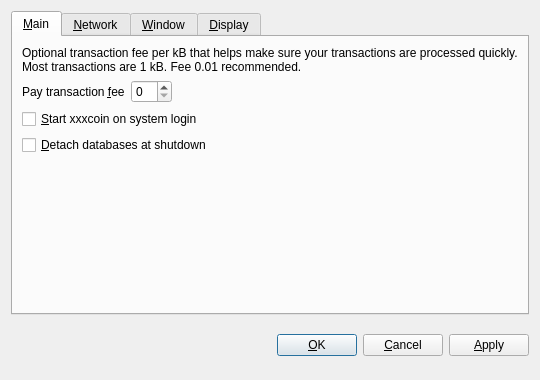
<?xml version="1.0" encoding="UTF-8"?>
<ui version="4.0">
 <class>OptionsDialog</class>
 <widget class="QDialog" name="OptionsDialog">
  <property name="geometry">
   <rect>
    <x>0</x>
    <y>0</y>
    <width>540</width>
    <height>380</height>
   </rect>
  </property>
  <property name="windowTitle">
   <string>Options</string>
  </property>
  <property name="modal">
   <bool>true</bool>
  </property>
  <layout class="QVBoxLayout" name="verticalLayout">
   <item>
    <widget class="QTabWidget" name="tabWidget">
     <property name="tabPosition">
      <enum>QTabWidget::North</enum>
     </property>
     <property name="currentIndex">
      <number>0</number>
     </property>
     <widget class="QWidget" name="tabMain">
      <attribute name="title">
       <string>&amp;Main</string>
      </attribute>
      <layout class="QVBoxLayout" name="verticalLayout_Main">
       <item>
        <widget class="QLabel" name="transactionFeeInfoLabel">
         <property name="text">
          <string>Optional transaction fee per kB that helps make sure your transactions are processed quickly. Most transactions are 1 kB. Fee 0.01 recommended.</string>
         </property>
         <property name="textFormat">
          <enum>Qt::PlainText</enum>
         </property>
         <property name="wordWrap">
          <bool>true</bool>
         </property>
        </widget>
       </item>
       <item>
        <layout class="QHBoxLayout" name="horizontalLayout_Main">
         <item>
          <widget class="QLabel" name="transactionFeeLabel">
           <property name="text">
            <string>Pay transaction &amp;fee</string>
           </property>
           <property name="textFormat">
            <enum>Qt::PlainText</enum>
           </property>
           <property name="buddy">
            <cstring>transactionFee</cstring>
           </property>
          </widget>
         </item>
         <item>
          <widget class="BitcoinAmountField" name="transactionFee"/>
         </item>
         <item>
          <spacer name="horizontalSpacer_Main">
           <property name="orientation">
            <enum>Qt::Horizontal</enum>
           </property>
           <property name="sizeHint" stdset="0">
            <size>
             <width>40</width>
             <height>20</height>
            </size>
           </property>
          </spacer>
         </item>
        </layout>
       </item>
       <item>
        <widget class="QCheckBox" name="bitcoinAtStartup">
         <property name="toolTip">
          <string>Automatically start xxxcoin after logging in to the system.</string>
         </property>
         <property name="text">
          <string>&amp;Start xxxcoin on system login</string>
         </property>
        </widget>
       </item>
       <item>
        <widget class="QCheckBox" name="detachDatabases">
         <property name="toolTip">
          <string>Detach block and address databases at shutdown. This means they can be moved to another data directory, but it slows down shutdown. The wallet is always detached.</string>
         </property>
         <property name="text">
          <string>&amp;Detach databases at shutdown</string>
         </property>
        </widget>
       </item>
       <item>
        <spacer name="verticalSpacer_Main">
         <property name="orientation">
          <enum>Qt::Vertical</enum>
         </property>
         <property name="sizeHint" stdset="0">
          <size>
           <width>20</width>
           <height>40</height>
          </size>
         </property>
        </spacer>
       </item>
      </layout>
     </widget>
     <widget class="QWidget" name="tabNetwork">
      <attribute name="title">
       <string>&amp;Network</string>
      </attribute>
      <layout class="QVBoxLayout" name="verticalLayout_Network">
       <item>
        <widget class="QCheckBox" name="mapPortUpnp">
         <property name="toolTip">
          <string>Automatically open the xxxcoin client port on the router. This only works when your router supports UPnP and it is enabled.</string>
         </property>
         <property name="text">
          <string>Map port using &amp;UPnP</string>
         </property>
        </widget>
       </item>
       <item>
        <widget class="QCheckBox" name="connectSocks">
         <property name="toolTip">
          <string>Connect to the xxxcoin network through a SOCKS proxy (e.g. when connecting through Tor).</string>
         </property>
         <property name="text">
          <string>&amp;Connect through SOCKS proxy:</string>
         </property>
        </widget>
       </item>
       <item>
        <layout class="QHBoxLayout" name="horizontalLayout_Network">
         <item>
          <widget class="QLabel" name="proxyIpLabel">
           <property name="text">
            <string>Proxy &amp;IP:</string>
           </property>
           <property name="textFormat">
            <enum>Qt::PlainText</enum>
           </property>
           <property name="buddy">
            <cstring>proxyIp</cstring>
           </property>
          </widget>
         </item>
         <item>
          <widget class="QValidatedLineEdit" name="proxyIp">
           <property name="maximumSize">
            <size>
             <width>140</width>
             <height>16777215</height>
            </size>
           </property>
           <property name="toolTip">
            <string>IP address of the proxy (e.g. 127.0.0.1)</string>
           </property>
          </widget>
         </item>
         <item>
          <widget class="QLabel" name="proxyPortLabel">
           <property name="text">
            <string>&amp;Port:</string>
           </property>
           <property name="textFormat">
            <enum>Qt::PlainText</enum>
           </property>
           <property name="buddy">
            <cstring>proxyPort</cstring>
           </property>
          </widget>
         </item>
         <item>
          <widget class="QLineEdit" name="proxyPort">
           <property name="maximumSize">
            <size>
             <width>55</width>
             <height>16777215</height>
            </size>
           </property>
           <property name="toolTip">
            <string>Port of the proxy (e.g. 9050)</string>
           </property>
          </widget>
         </item>
         <item>
          <widget class="QLabel" name="socksVersionLabel">
           <property name="text">
            <string>SOCKS &amp;Version:</string>
           </property>
           <property name="textFormat">
            <enum>Qt::PlainText</enum>
           </property>
           <property name="buddy">
            <cstring>socksVersion</cstring>
           </property>
          </widget>
         </item>
         <item>
          <widget class="QValueComboBox" name="socksVersion">
           <property name="toolTip">
            <string>SOCKS version of the proxy (e.g. 5)</string>
           </property>
          </widget>
         </item>
         <item>
          <spacer name="horizontalSpacer_Network">
           <property name="orientation">
            <enum>Qt::Horizontal</enum>
           </property>
           <property name="sizeHint" stdset="0">
            <size>
             <width>40</width>
             <height>20</height>
            </size>
           </property>
          </spacer>
         </item>
        </layout>
       </item>
       <item>
        <spacer name="verticalSpacer_Network">
         <property name="orientation">
          <enum>Qt::Vertical</enum>
         </property>
         <property name="sizeHint" stdset="0">
          <size>
           <width>20</width>
           <height>40</height>
          </size>
         </property>
        </spacer>
       </item>
      </layout>
     </widget>
     <widget class="QWidget" name="tabWindow">
      <attribute name="title">
       <string>&amp;Window</string>
      </attribute>
      <layout class="QVBoxLayout" name="verticalLayout_Window">
       <item>
        <widget class="QCheckBox" name="minimizeToTray">
         <property name="toolTip">
          <string>Show only a tray icon after minimizing the window.</string>
         </property>
         <property name="text">
          <string>&amp;Minimize to the tray instead of the taskbar</string>
         </property>
        </widget>
       </item>
       <item>
        <widget class="QCheckBox" name="minimizeOnClose">
         <property name="toolTip">
          <string>Minimize instead of exit the application when the window is closed. When this option is enabled, the application will be closed only after selecting Quit in the menu.</string>
         </property>
         <property name="text">
          <string>M&amp;inimize on close</string>
         </property>
        </widget>
       </item>
       <item>
        <spacer name="verticalSpacer_Window">
         <property name="orientation">
          <enum>Qt::Vertical</enum>
         </property>
         <property name="sizeHint" stdset="0">
          <size>
           <width>20</width>
           <height>40</height>
          </size>
         </property>
        </spacer>
       </item>
      </layout>
     </widget>
     <widget class="QWidget" name="tabDisplay">
      <attribute name="title">
       <string>&amp;Display</string>
      </attribute>
      <layout class="QVBoxLayout" name="verticalLayout_Display">
       <item>
        <layout class="QHBoxLayout" name="horizontalLayout_1_Display">
         <item>
          <widget class="QLabel" name="langLabel">
           <property name="text">
            <string>User Interface &amp;language:</string>
           </property>
           <property name="textFormat">
            <enum>Qt::PlainText</enum>
           </property>
           <property name="buddy">
            <cstring>lang</cstring>
           </property>
          </widget>
         </item>
         <item>
          <widget class="QValueComboBox" name="lang">
           <property name="toolTip">
            <string>The user interface language can be set here. This setting will take effect after restarting xxxcoin.</string>
           </property>
          </widget>
         </item>
        </layout>
       </item>
       <item>
        <layout class="QHBoxLayout" name="horizontalLayout_2_Display">
         <item>
          <widget class="QLabel" name="unitLabel">
           <property name="text">
            <string>&amp;Unit to show amounts in:</string>
           </property>
           <property name="textFormat">
            <enum>Qt::PlainText</enum>
           </property>
           <property name="buddy">
            <cstring>unit</cstring>
           </property>
          </widget>
         </item>
         <item>
          <widget class="QValueComboBox" name="unit">
           <property name="toolTip">
            <string>Choose the default subdivision unit to show in the interface and when sending coins.</string>
           </property>
          </widget>
         </item>
        </layout>
       </item>
       <item>
        <widget class="QCheckBox" name="displayAddresses">
         <property name="toolTip">
          <string>Whether to show xxxcoin addresses in the transaction list or not.</string>
         </property>
         <property name="text">
          <string>&amp;Display addresses in transaction list</string>
         </property>
        </widget>
       </item>
       <item>
        <spacer name="verticalSpacer_Display">
         <property name="orientation">
          <enum>Qt::Vertical</enum>
         </property>
         <property name="sizeHint" stdset="0">
          <size>
           <width>20</width>
           <height>40</height>
          </size>
         </property>
        </spacer>
       </item>
      </layout>
     </widget>
    </widget>
   </item>
   <item>
    <layout class="QHBoxLayout" name="horizontalLayout_Buttons">
     <item>
      <spacer name="horizontalSpacer_1">
       <property name="orientation">
        <enum>Qt::Horizontal</enum>
       </property>
       <property name="sizeHint" stdset="0">
        <size>
         <width>40</width>
         <height>48</height>
        </size>
       </property>
      </spacer>
     </item>
     <item>
      <widget class="QLabel" name="statusLabel">
       <property name="font">
        <font>
         <weight>75</weight>
         <bold>true</bold>
        </font>
       </property>
       <property name="text">
        <string/>
       </property>
       <property name="textFormat">
        <enum>Qt::PlainText</enum>
       </property>
       <property name="wordWrap">
        <bool>true</bool>
       </property>
      </widget>
     </item>
     <item>
      <spacer name="horizontalSpacer_2">
       <property name="orientation">
        <enum>Qt::Horizontal</enum>
       </property>
       <property name="sizeHint" stdset="0">
        <size>
         <width>40</width>
         <height>48</height>
        </size>
       </property>
      </spacer>
     </item>
     <item>
      <widget class="QPushButton" name="okButton">
       <property name="text">
        <string>&amp;OK</string>
       </property>
      </widget>
     </item>
     <item>
      <widget class="QPushButton" name="cancelButton">
       <property name="text">
        <string>&amp;Cancel</string>
       </property>
       <property name="autoDefault">
        <bool>false</bool>
       </property>
      </widget>
     </item>
     <item>
      <widget class="QPushButton" name="applyButton">
       <property name="text">
        <string>&amp;Apply</string>
       </property>
       <property name="autoDefault">
        <bool>false</bool>
       </property>
      </widget>
     </item>
    </layout>
   </item>
  </layout>
 </widget>
 <customwidgets>
  <customwidget>
   <class>BitcoinAmountField</class>
   <extends>QSpinBox</extends>
   <header>bitcoinamountfield.h</header>
  </customwidget>
  <customwidget>
   <class>QValueComboBox</class>
   <extends>QComboBox</extends>
   <header>qvaluecombobox.h</header>
  </customwidget>
  <customwidget>
   <class>QValidatedLineEdit</class>
   <extends>QLineEdit</extends>
   <header>qvalidatedlineedit.h</header>
  </customwidget>
 </customwidgets>
 <resources/>
 <connections/>
</ui>
